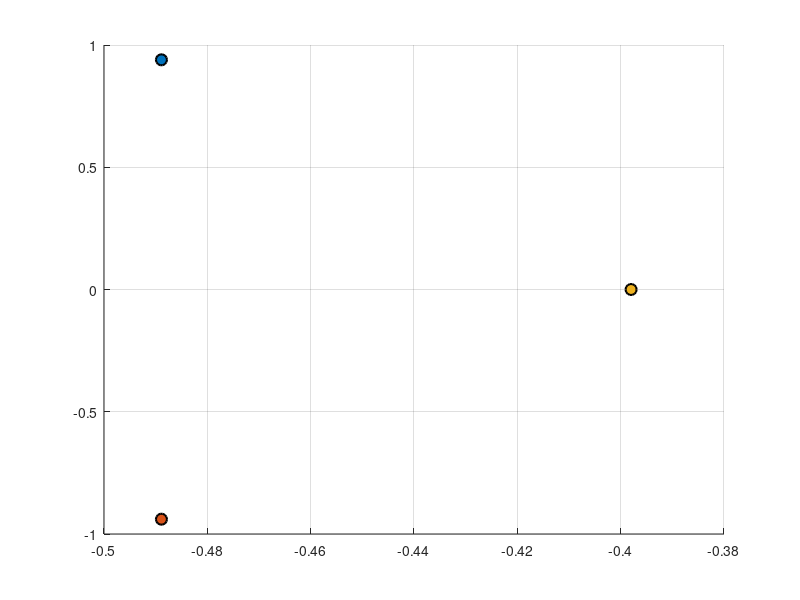

MATLAB code to generate this figure: (Note: this script raises an error after producing the figure.)
% Helicopter Flapping and Dynamic Inflow Analysis
clear; clc; close all;

% Toggle: 1 = 6x6 Cyclic Analysis | 0 = 3x3 Coning Analysis
isSixVec = [0,1];
for idxSix = 1:2
    isSix = isSixVec(idxSix);

    %% 1. Parameters
    Cl_alpha      = 5.7;
    gamma    = 8.159;
    sigma    = 0.07;
    nu0beta     = 1.12;
    CT       = 0.005117;
    lambda_i = sqrt(CT/2);

    % Using Option 1 for Inflow Constants
    KI = 16 / (pi * 45);
    Km = 8 / (pi * 3); % Note: Km is not used in this specific A-matrix version

    %% 2. Construct Matrix A and B from Images
    % State vector: [beta_dot_1c; beta_dot_1s; beta_1c; beta_1s; lambda_1s; lambda_1c]
    % Inputs: [theta_c; theta_s]

    % Helper variables for clarity
    g8    = gamma / 8;
    g6 = gamma / 6;
    nuSq1 = nu0beta^2 - 1;
    C_inf = (Cl_alpha * sigma) / (16 * KI);
    L_inf = (lambda_i / KI) + C_inf;

    % Following your specific definition for the inflow terms
    C_inf_0 = (Cl_alpha * sigma) / (6 * Km);
    % The term is defined as negative for stability in the A matrix
    L_inf_0 = -(1 / Km) * (4 * lambda_i + (Cl_alpha * sigma / 4));

    if isSix == 1
        A = [ -g8,    -2,    -nuSq1,  -g8,      0,     -g8;
            2,     -g8,     g8,    -nuSq1,  -g8,      0;
            1,      0,      0,      0,      0,      0;
            0,      1,      0,      0,      0,      0;
            0,     -C_inf,  C_inf,  0,     -L_inf,  0;
            -C_inf,  0,      0,     -C_inf,   0,     -L_inf ];
        B = [ g8,      0;
            0,       g8;
            0,       0;
            0,       0;
            0,       C_inf;
            C_inf,   0 ];
    else
        % Matrix A from your derivation (3x3 coning)
        A = [ -g8,      -nu0beta^2,  -g6;
            1,        0,        0;
            -C_inf_0,  0,       L_inf_0 ];
        % Matrix B from your derivation
        B = [ g8;
            0;
            C_inf_0 ];
    end

    %% 3. Eigenvalues and Normalized Eigenvectors
    [V, D] = eig(A);
    ev = diag(D);

    % Custom Normalization:
    % Max element magnitude = 1, Phase of that element = 0 deg
    V_norm = zeros(size(V));
    for k = 1:size(V, 2)
        [max_val, idx] = max(abs(V(:,k)));
        ref_phase = angle(V(idx, k));
        V_norm(:, k) = (V(:, k) / max_val) * exp(-1i * ref_phase);
    end

    % Display Results to Command Window
    disp('Eigenvalues:'); disp(ev);
    for idx = 1:size(V, 2)
        fprintf('\nMode %d Eigenvector (Mag | Phase Deg):\n', idx);
        disp([abs(V_norm(:,idx)), angle(V_norm(:,idx))*180/pi]);
    end

    % --- Section 3 Expansion: Detailed Eigenvalue Map ---
    figure(idxSix*10);
    clf; hold on;
    colors_ev = lines; % 6 distinct colors for the 6 modes
    h = zeros(size(V, 2),1);
    for k = 1:size(V, 2)
        % Calculate Magnitude and Phase of the Eigenvalue itself
        ev_mag = abs(ev(k));
        ev_phase = angle(ev(k)) * 180/pi; % Phase in degrees

        % Plot each eigenvalue
        h(k) = plot(real(ev(k)), imag(ev(k)), 'o', 'MarkerSize', 8, ...
            'MarkerFaceColor', colors_ev(k,:), 'Color', 'k', 'LineWidth', 1.5);

        % Construct legend string with Mag and Phase
        ev_labels{k} = sprintf('Mode %d: %.2f + %.2fi (Mag: %.2f, Ph: %.1f°)', ...
            k, real(ev(k)), imag(ev(k)), ev_mag, ev_phase);
    end
    grid on; xline(0, 'k-', 'LineWidth', 2); yline(0, 'k-', 'LineWidth', 2);
    xlabel('Real Part (Damping \sigma)');
    ylabel('Imaginary Part (Frequency \omega)');
    title('System Eigenvalues: Stability & Frequency Analysis');
    legend(h, ev_labels, 'Location', 'bestoutside', 'FontSize', 9, 'FontName', 'Consolas');
    axis padded;
    hold off;

    %% 4. Time Simulation (Step Inputs)
    deg2rad = pi/180;
    t = 0:0.01:25; % Non-dimensional time

    if isSix == 1

        % Inputs must be (length(t) x num_inputs)
        % Case 1: QC = 1 deg, QS = 0
        u1 = [ones(length(t), 1)*deg2rad, zeros(length(t), 1)];
        % Case 2: QC = 0, QS = 1 deg
        u2 = [zeros(length(t), 1), ones(length(t), 1)*deg2rad];

        sys = ss(A, B, eye(size(A, 1)), 0);
        [y1, t1] = lsim(sys, u1, t);
        [y2, t2] = lsim(sys, u2, t);
    else
        % 3x3 coning
        u = ones(size(t));

        sys_coned = ss(A, B, eye(3), 0);
        [y, t_out] = lsim(sys_coned, u, t);
    end


    %% 5. Plotting (States in Degrees)
    if isSix == 1
        % --- 6x6 Cyclic Results---
        figure(2);
        subplot(2,1,1);
        plot(t, y1(:,3)*180/pi, 'b', t, y1(:,4)*180/pi, 'r--');
        ylabel('Flapping [deg]'); title('Step Response: \theta_C = 1^\circ');
        legend('\beta_{1C}', '\beta_{1S}'); grid on;
        subplot(2,1,2);
        plot(t, y2(:,3)*180/pi, 'b', t, y2(:,4)*180/pi, 'r--');
        ylabel('Flapping [deg]'); xlabel('Time [s]');
        title('Step Response: \theta_S = 1^\circ');
        legend('\beta_{1C}', '\beta_{1S}'); grid on;

        % 6x6 Inflow plotting
        figure(3);
        subplot(2,1,1);
        plot(t, y1(:,5)*180/pi, 'b', t, y1(:,6)*180/pi, 'r--');
        ylabel('Inflow [-]'); title('Step Response: \theta_C = 1^\circ');
        legend('\lambda_{1C}', '\lambda_{1S}'); grid on;
        subplot(2,1,2);
        plot(t, y2(:,5)*180/pi, 'b', t, y2(:,6)*180/pi, 'r--');
        ylabel('Inflow [-]'); xlabel('Time [s]');
        title('Step Response: \theta_S = 1^\circ');
        legend('\lambda_{1C}', '\lambda_{1S}'); grid on;

    else
        % --- 3x3 Coning Results - SINGLE PLOT MODE ---
        figure(4); clf;

        subplot(2,1,1);
        plot(t_out, y(:,2)*180/pi, 'b', 'LineWidth', 1.5);  % beta_0 flapping
        ylabel('\beta_0 [deg]');
        title('Step Response: \theta_0 = 1^\circ');
        grid on;

        subplot(2,1,2);
        plot(t_out, y(:,3), 'r', 'LineWidth', 1.5);         % lambda_i0 inflow
        ylabel('\lambda_{i0} [-]'); xlabel('Time [s]');
        grid on;

        % NO legend needed - only 1 signal per subplot (exactly as requested)
    end
end
